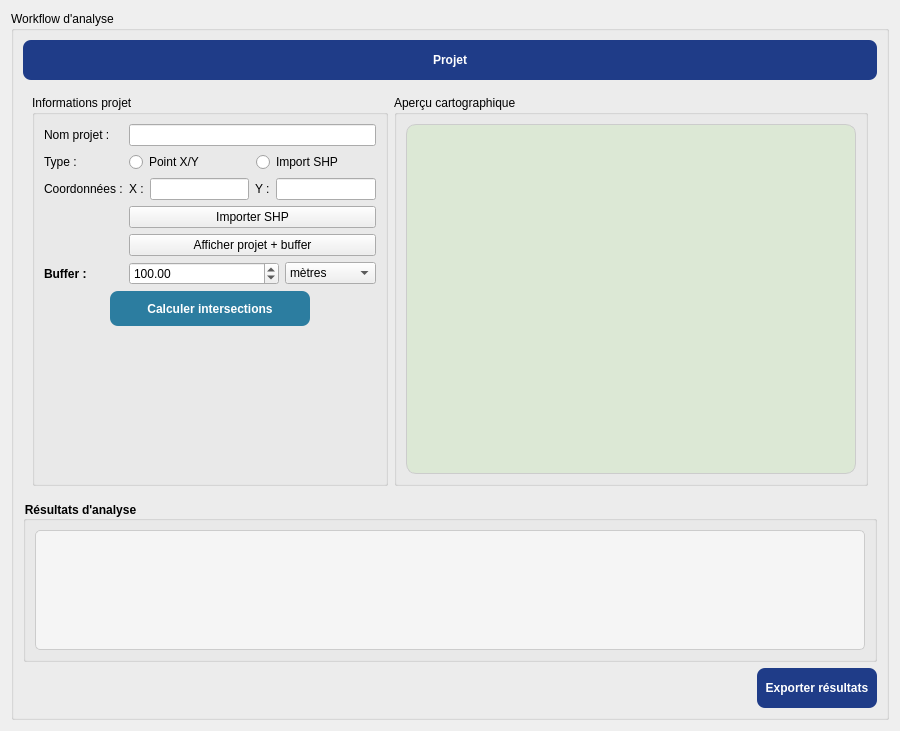
<?xml version="1.0" encoding="UTF-8"?>
<ui version="4.0">
 <class>PluginDialog</class>
 <widget class="QDialog" name="PluginDialog">
  <property name="geometry">
   <rect>
    <x>0</x>
    <y>0</y>
    <width>900</width>
    <height>700</height>
   </rect>
  </property>
  <property name="windowTitle">
   <string>Plugin d'analyse</string>
  </property>
  <layout class="QVBoxLayout" name="verticalLayout">
   <item>
    <widget class="QGroupBox" name="groupWorkflow">
     <property name="title">
      <string>Workflow d'analyse</string>
     </property>
     <layout class="QVBoxLayout" name="layoutWorkflow">
      <item>
       <layout class="QHBoxLayout" name="layoutSteps">
        <item>
         <widget class="QPushButton" name="stepProjet">
          <property name="minimumSize">
           <size>
            <width>120</width>
            <height>40</height>
           </size>
          </property>
          <property name="styleSheet">
           <string notr="true">background-color:#1f3c88; color:white; font-weight:bold; border-radius:8px; padding:5px;</string>
          </property>
          <property name="text">
           <string>Projet</string>
          </property>
         </widget>
        </item>
       </layout>
      </item>
      <item>
       <widget class="QStackedWidget" name="stackedWorkflow">
        <widget class="QWidget" name="pageProjet">
         <layout class="QHBoxLayout" name="layoutProjetPage">
          <item>
           <widget class="QGroupBox" name="groupProjetWizard">
            <property name="title">
             <string>Informations projet</string>
            </property>
            <layout class="QFormLayout" name="formProjetWizard">
             <item row="0" column="0">
              <widget class="QLabel" name="labelNomProjetWizard">
               <property name="text">
                <string>Nom projet :</string>
               </property>
              </widget>
             </item>
             <item row="0" column="1">
              <widget class="QLineEdit" name="lineProjetWizard"/>
             </item>
             <item row="1" column="0">
              <widget class="QLabel" name="labelTypeProjetWizard">
               <property name="text">
                <string>Type :</string>
               </property>
              </widget>
             </item>
             <item row="1" column="1">
              <layout class="QHBoxLayout" name="layoutTypeProjetWizard">
               <item>
                <widget class="QRadioButton" name="radioPointWizard">
                 <property name="text">
                  <string>Point X/Y</string>
                 </property>
                </widget>
               </item>
               <item>
                <widget class="QRadioButton" name="radioShpWizard">
                 <property name="text">
                  <string>Import SHP</string>
                 </property>
                </widget>
               </item>
              </layout>
             </item>
             <item row="2" column="0">
              <widget class="QLabel" name="labelCoordWizard">
               <property name="text">
                <string>Coordonnées :</string>
               </property>
              </widget>
             </item>
             <item row="2" column="1">
              <layout class="QHBoxLayout" name="layoutCoordWizard">
               <item>
                <widget class="QLabel" name="labelXWizard">
                 <property name="text">
                  <string>X :</string>
                 </property>
                </widget>
               </item>
               <item>
                <widget class="QLineEdit" name="lineXWizard"/>
               </item>
               <item>
                <widget class="QLabel" name="labelYWizard">
                 <property name="text">
                  <string>Y :</string>
                 </property>
                </widget>
               </item>
               <item>
                <widget class="QLineEdit" name="lineYWizard"/>
               </item>
              </layout>
             </item>
             <item row="3" column="1">
              <widget class="QPushButton" name="btnImportShp">
               <property name="text">
                <string>Importer SHP</string>
               </property>
              </widget>
             </item>
             <item row="4" column="1">
              <widget class="QPushButton" name="btnAfficherProjet">
               <property name="text">
                <string>Afficher projet + buffer</string>
               </property>
              </widget>
             </item>

             <!-- BUFFER - Ligne 5 -->
             <item row="5" column="0">
              <widget class="QLabel" name="labelBuffer">
               <property name="text">
                <string>Buffer :</string>
               </property>
               <property name="font">
                <font>
                 <weight>75</weight>
                 <bold>true</bold>
                </font>
               </property>
              </widget>
             </item>
             <item row="5" column="1">
              <layout class="QHBoxLayout" name="layoutBuffer">
               <item>
                <widget class="QDoubleSpinBox" name="spinBufferValue">
                 <property name="minimum">
                  <double>0</double>
                 </property>
                 <property name="maximum">
                  <double>100000</double>
                 </property>
                 <property name="value">
                  <double>100</double>
                 </property>
                 <property name="decimals">
                  <number>2</number>
                 </property>
                 <property name="suffix">
                  <string/>
                 </property>
                 <property name="minimumSize">
                  <size>
                   <width>150</width>
                   <height>0</height>
                  </size>
                 </property>
                </widget>
               </item>
               <item>
                <widget class="QComboBox" name="comboBufferUnit">
                 <property name="minimumSize">
                  <size>
                   <width>80</width>
                   <height>0</height>
                  </size>
                 </property>
                 <item>
                  <property name="text">
                   <string>mètres</string>
                  </property>
                 </item>
                 <item>
                  <property name="text">
                   <string>km</string>
                  </property>
                 </item>
                </widget>
               </item>
              </layout>
             </item>

             <!-- BOUTON CALCULER INTERSECTIONS - Ligne 6 -->
             <item row="6" column="0" colspan="2">
              <layout class="QHBoxLayout" name="layoutCalculIntersections">
               <item>
                <spacer name="horizontalSpacerIntersections">
                 <property name="orientation">
                  <enum>Qt::Horizontal</enum>
                 </property>
                 <property name="sizeHint" stdset="0">
                  <size>
                   <width>40</width>
                   <height>20</height>
                  </size>
                 </property>
                </spacer>
               </item>
               <item>
                <widget class="QPushButton" name="btnCalculerIntersections">
                 <property name="minimumSize">
                  <size>
                   <width>200</width>
                   <height>35</height>
                  </size>
                 </property>
                 <property name="styleSheet">
                  <string notr="true">background-color:#2c7da0; color:white; font-weight:bold; border-radius:8px; padding:5px;</string>
                 </property>
                 <property name="text">
                  <string>Calculer intersections</string>
                 </property>
                </widget>
               </item>
               <item>
                <spacer name="horizontalSpacerIntersections2">
                 <property name="orientation">
                  <enum>Qt::Horizontal</enum>
                 </property>
                 <property name="sizeHint" stdset="0">
                  <size>
                   <width>40</width>
                   <height>20</height>
                  </size>
                 </property>
                </spacer>
               </item>
              </layout>
             </item>
            </layout>
           </widget>
          </item>
          <item>
           <widget class="QGroupBox" name="groupMapWizard">
            <property name="title">
             <string>Aperçu cartographique</string>
            </property>
            <layout class="QVBoxLayout" name="layoutMapWizard">
             <item>
              <widget class="QWidget" name="mapCanvasWidget" native="true">
               <property name="minimumSize">
                <size>
                 <width>450</width>
                 <height>350</height>
                </size>
               </property>
               <property name="styleSheet">
                <string notr="true">background-color:#dce8d5; border:1px solid #cccccc; border-radius:10px;</string>
               </property>
              </widget>
             </item>
            </layout>
           </widget>
          </item>
         </layout>
        </widget>
       </widget>
      </item>

      <!-- ZONE DE RÉSULTATS -->
      <item>
       <widget class="QGroupBox" name="groupResults">
        <property name="title">
         <string>Résultats d'analyse</string>
        </property>
        <property name="styleSheet">
         <string notr="true">QGroupBox { font-weight: bold; }</string>
        </property>
        <layout class="QVBoxLayout" name="layoutResults">
         <item>
          <widget class="QTextBrowser" name="textResults">
           <property name="minimumSize">
            <size>
             <width>0</width>
             <height>120</height>
            </size>
           </property>
           <property name="styleSheet">
            <string notr="true">background-color:#f5f5f5; border:1px solid #cccccc; border-radius:5px; font-family: monospace;</string>
           </property>
          </widget>
         </item>
        </layout>
       </widget>
      </item>

      <item>
       <layout class="QHBoxLayout" name="layoutNavigation">
        <item>
         <spacer name="horizontalSpacerNavigation">
          <property name="orientation">
           <enum>Qt::Horizontal</enum>
          </property>
          <property name="sizeHint" stdset="0">
           <size>
            <width>40</width>
            <height>20</height>
           </size>
          </property>
         </spacer>
        </item>
        <item>
         <widget class="QPushButton" name="btnNext">
          <property name="minimumSize">
           <size>
            <width>120</width>
            <height>40</height>
           </size>
          </property>
          <property name="styleSheet">
           <string notr="true">background-color:#1f3c88; color:white; font-weight:bold; border-radius:8px;</string>
          </property>
          <property name="text">
           <string>Exporter résultats</string>
          </property>
         </widget>
        </item>
       </layout>
      </item>
     </layout>
    </widget>
   </item>
  </layout>
 </widget>
 <resources/>
 <connections/>
</ui>
